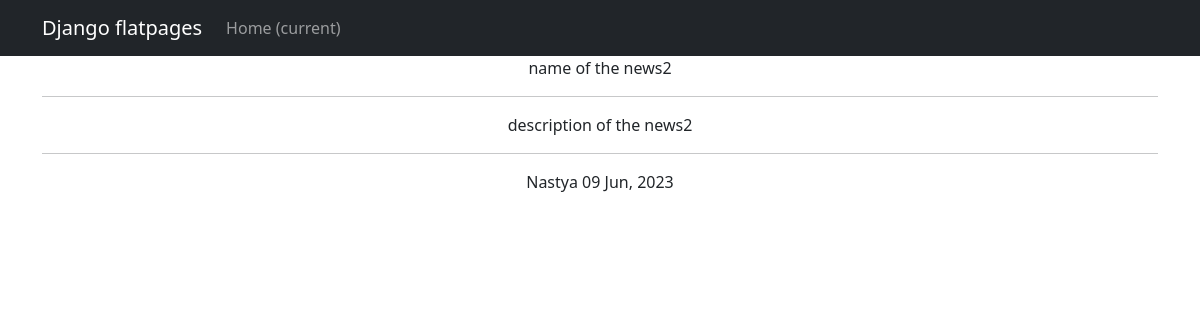
The app's page /news/5, older data.
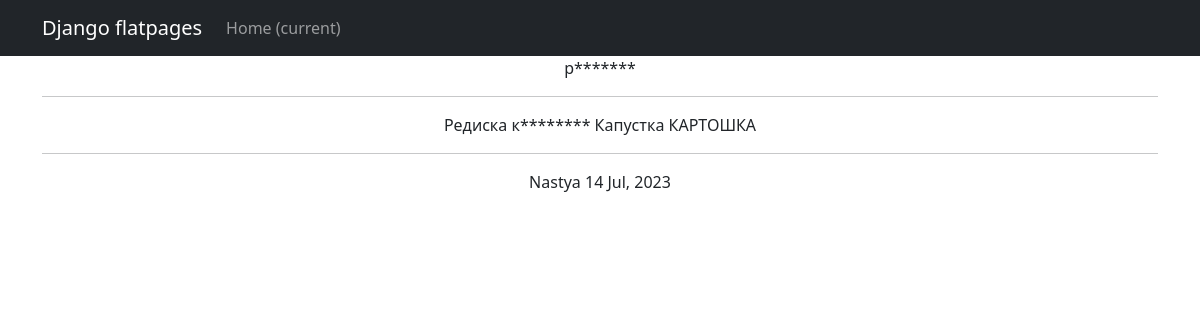
The same page, newer data.
### newapp/models.py (models this page shows, shortened)
class Post(models.Model):
    author = models.ForeignKey(Author, on_delete=models.CASCADE)
    NEWS = 'NW'
    ARTICLE = 'AT'
    CATEGORY_CHOICES = (
        (NEWS, 'Новость'),
        (ARTICLE, 'Статья'),
    )
    categoryType = models.CharField(max_length=2, choices=CATEGORY_CHOICES, default=ARTICLE)
    dateCreation = models.DateTimeField(auto_now_add=True)
    postCategory = models.ManyToManyField(Category, through='PostCategory')
    title = models.CharField(max_length=128)
    text = models.TextField()
    rating = models.SmallIntegerField(default=0)

class Author(models.Model):
    authorUser = models.OneToOneField(User, on_delete=models.CASCADE)
    ratingAuthor = models.SmallIntegerField(default=0)

### newapp/views.py (the view)
# urls.py: path('<int:pk>', PostDetail.as_view(), name='post_detail'),
class PostDetail(DetailView):
    model = Post
    context_object_name = 'Post'
    template_name = 'post.html'

### newapp/templatetags/censor.py (called while the page is built)
@register.filter()
def censor(value):
    words_to_censor = ['редиска', 'капустка', 'картошка']
    if not isinstance(value, str):
        raise ValueError("Значение должно быть строкой")
    for word in words_to_censor:
        value = value.replace(word, word[0] + '*' * len(word))
    return mark_safe(value)

### templates/post.html (shortened to what this page needs)
{% extends 'flatpages/default.html' %}
{% load censor %}
{% block content %}
<td>{{ Post.title|censor }}</td>
<hr>
<td>{{ Post.text|censor }}</td>
<hr>
<td>{{ Post.author.authorUser }}</td>
<td>{{ Post.dateCreation|date:"d M, Y" }}</td>
{% endblock content %}

Row changes from the older to the newer data that the page shows:
changed Post "Nastya": title|censor "name of the news2" → "р*******"; text|censor "description of the news2" → "Редиска к******** Капустка КАРТОШКА"; dateCreation "09 Jun, 2023" → "14 Jul, 2023"
